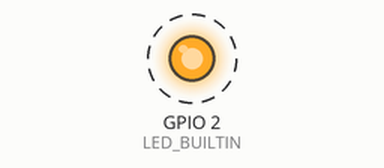
Bench run of a sketch on a simulated ESP32-C3. Parts: output pins drawn as LEDs (lit = HIGH). Dashed ring = blinking. What the sketch prints to the serial monitor is not drawn.

Above: at 0.5 s.
Timing chart, 0 to 4.6 s (numbered marks = the images above):
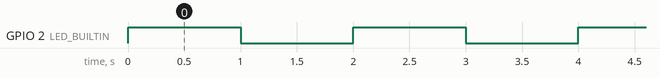

The sketch:

WiFiAccessPoint.ino
```cpp
/*
  WiFiAccessPoint.ino creates a WiFi access point and provides a web server on it.

  Steps:
  1. Connect to the access point "yourAp"
  2. Point your web browser to http://192.168.4.1/H to turn the LED on or http://192.168.4.1/L to turn it off
     OR
     Run raw TCP "GET /H" and "GET /L" on PuTTY terminal with 192.168.4.1 as IP address and 80 as port

  Created for arduino-esp32 on 04 July, 2018
  by Elochukwu Ifediora (fedy0)
*/
/*
#include <WiFi.h>
#include <NetworkClient.h>
#include <WiFiAP.h>
*/
#ifndef LED_BUILTIN
#define LED_BUILTIN 2  // Set the GPIO pin where you connected your test LED or comment this line out if your dev board has a built-in LED
#endif

// Set these to your desired credentials.
const char *ssid = "CACA_ESP32_C3";
const char *password = "12345678";
//int LED_BUILTIN = 4;

//NetworkServer server(80);

void setup() {
  pinMode(LED_BUILTIN, OUTPUT);

  Serial.begin(115200);
  Serial.println();
  Serial.println("Configuring access point...");
/*
  // You can remove the password parameter if you want the AP to be open.
  // a valid password must have more than 7 characters
  if (!WiFi.softAP(ssid, password)) {
    log_e("Soft AP creation failed.");
    while (1);
  }
  IPAddress myIP = WiFi.softAPIP();
  Serial.print("AP IP address: ");
  Serial.println(myIP);
  //Serial.print("LED: ");
  //Serial.println("" + LED_BUILTIN);
  server.begin();

*/
  Serial.println("Server started");
}

void loop() {
  /*
  NetworkClient client = server.accept();  // listen for incoming clients

  if (client) {                     // if you get a client,
    Serial.println("New Client.");  // print a message out the serial port
    String currentLine = "";        // make a String to hold incoming data from the client
    while (client.connected()) {    // loop while the client's connected
      if (client.available()) {     // if there's bytes to read from the client,
        char c = client.read();     // read a byte, then
        Serial.write(c);            // print it out the serial monitor
        if (c == '\n') {            // if the byte is a newline character

          // if the current line is blank, you got two newline characters in a row.
          // that's the end of the client HTTP request, so send a response:
          if (currentLine.length() == 0) {
            // HTTP headers always start with a response code (e.g. HTTP/1.1 200 OK)
            // and a content-type so the client knows what's coming, then a blank line:
            client.println("HTTP/1.1 200 OK");
            client.println("Content-type:text/html");
            client.println();

            // the content of the HTTP response follows the header:
            client.print("Click <a href=\"/H\">here</a> to turn ON the LED.<br>");
            client.print("Click <a href=\"/L\">here</a> to turn OFF the LED.<br>");

            // The HTTP response ends with another blank line:
            client.println();
            // break out of the while loop:
            break;
          } else {  // if you got a newline, then clear currentLine:
            currentLine = "";
          }
        } else if (c != '\r') {  // if you got anything else but a carriage return character,
          currentLine += c;      // add it to the end of the currentLine
        }

        // Check to see if the client request was "GET /H" or "GET /L":
        if (currentLine.endsWith("GET /H")) {
          digitalWrite(LED_BUILTIN, HIGH);  // GET /H turns the LED on
        }
        if (currentLine.endsWith("GET /L")) {
          digitalWrite(LED_BUILTIN, LOW);  // GET /L turns the LED off
        }
      }
    }
    // close the connection:
    client.stop();
    */
digitalWrite(LED_BUILTIN, HIGH);  // GET /H turns the LED on
delay(1000);                      // wait for a second
digitalWrite(LED_BUILTIN, LOW);  // GET /L turns the LED off
delay(1000);                      // wait for a second

    Serial.println("Client Disconnected.");

}
```

Measured:
- by itself, GPIO 2 (LED_BUILTIN): alternates HIGH for 1.0 s and LOW for 1.0 s
